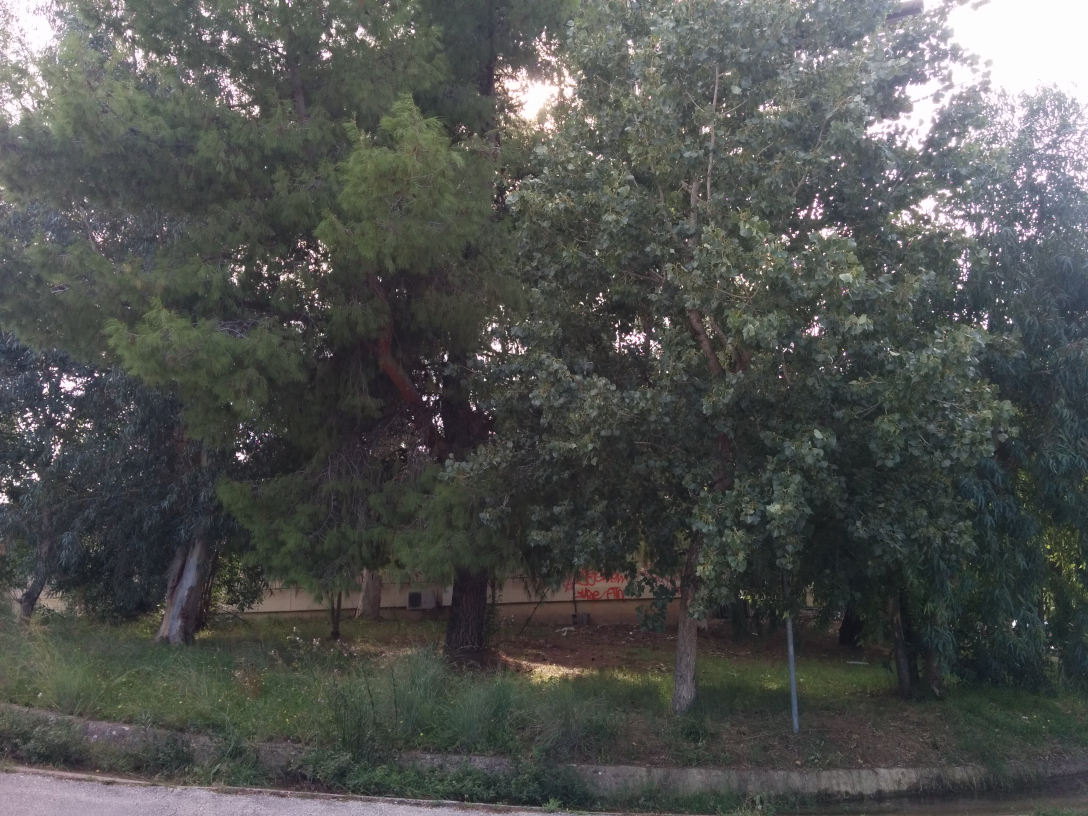
%> input picture Exercise 1/Pics/Initial/P200.jpg, 3264 x 2448 px (shown at 1/3 size)
$ octave er3_final.m   (GNU Octave 9; MATLAB toolbox functions it lacks are replaced by stand-ins)
%> lines starting %> are read from the running program, lines starting %| are printed output that depends on the picture
% Paths for my images and built in matlab functions
photoDir = 'D:\ceid\computer vision\askhsh 1\photos\';
functionDir = 'D:\ceid\computer vision\askhsh 1\';
addpath(functionDir);

% Load all images
P200 = im2double(imread([photoDir, 'P200.jpg']));
dog1 = im2double(imread([photoDir, 'dog1.jpg']));
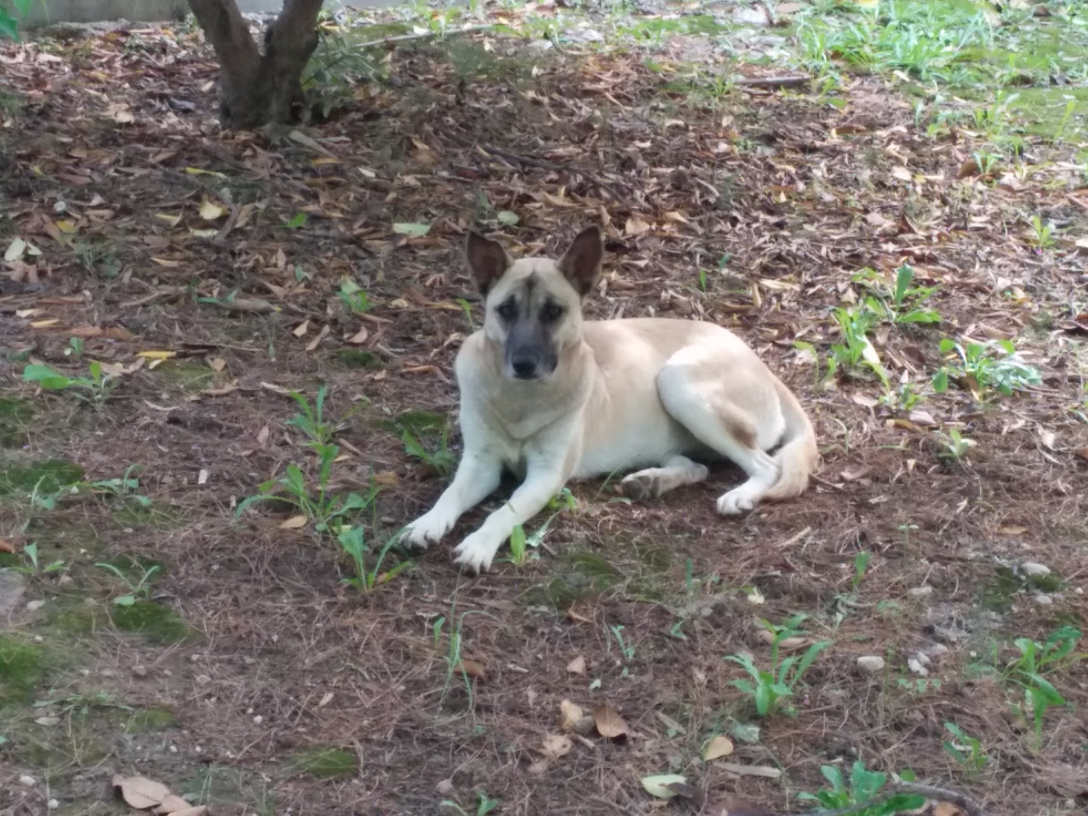
%> input picture Exercise 1/Pics/Initial/dog1.jpg, 3264 x 2448 px (shown at 1/3 size)
dog2 = im2double(imread([photoDir, 'dog2.jpg']));
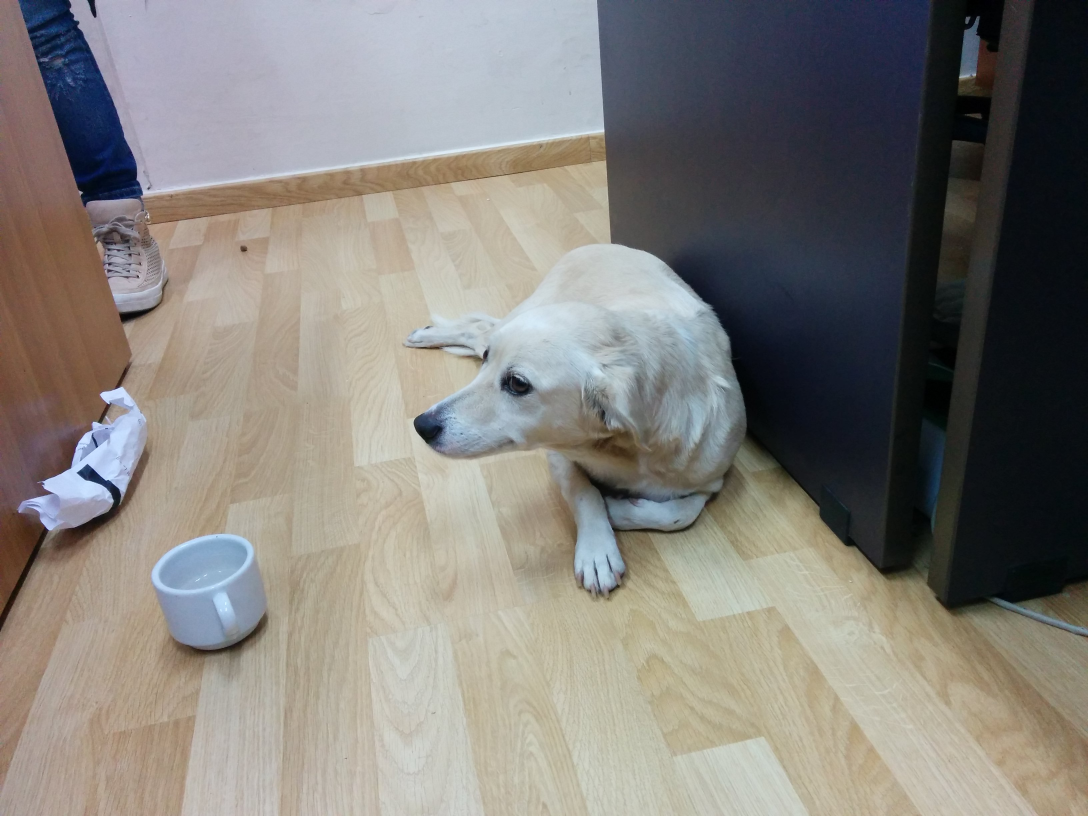
%> input picture Exercise 1/Pics/Initial/dog2.jpg, 3264 x 2448 px (shown at 1/3 size)
cat = im2double(imread([photoDir, 'cat.jpg']));
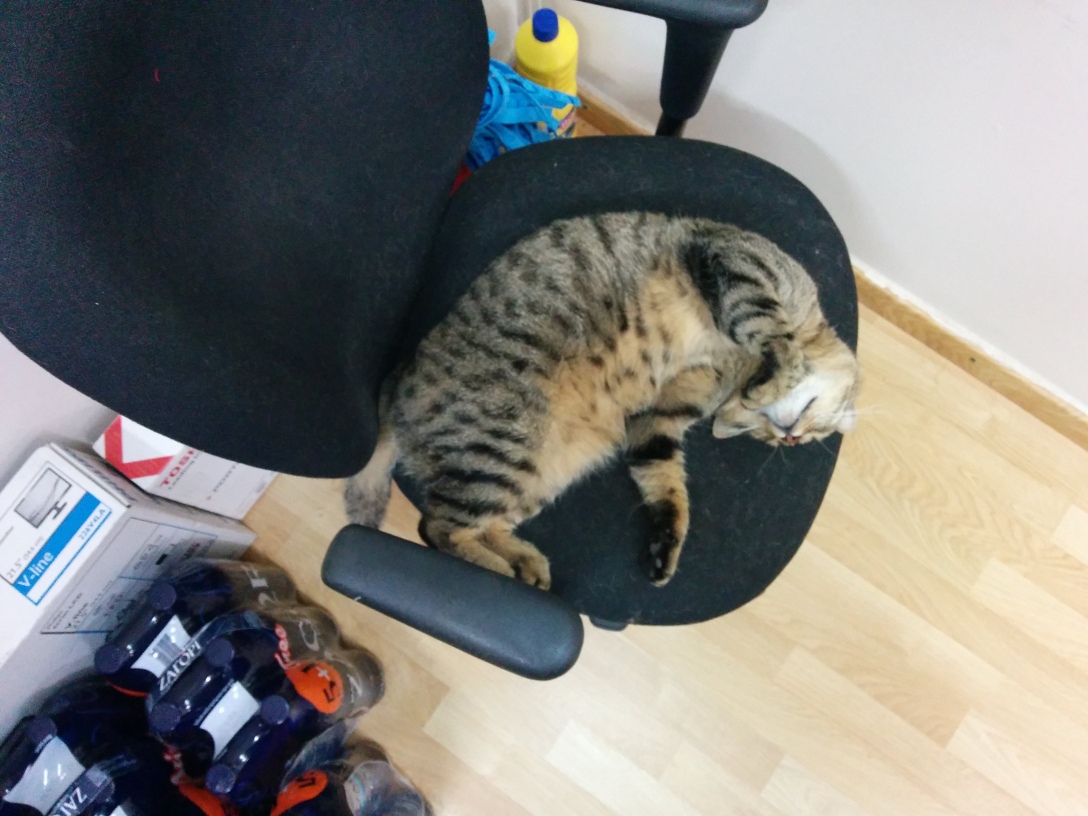
%> input picture Exercise 1/Pics/Initial/cat.jpg, 3264 x 2448 px (shown at 1/3 size)
bench = im2double(imread([photoDir, 'bench.jpg']));
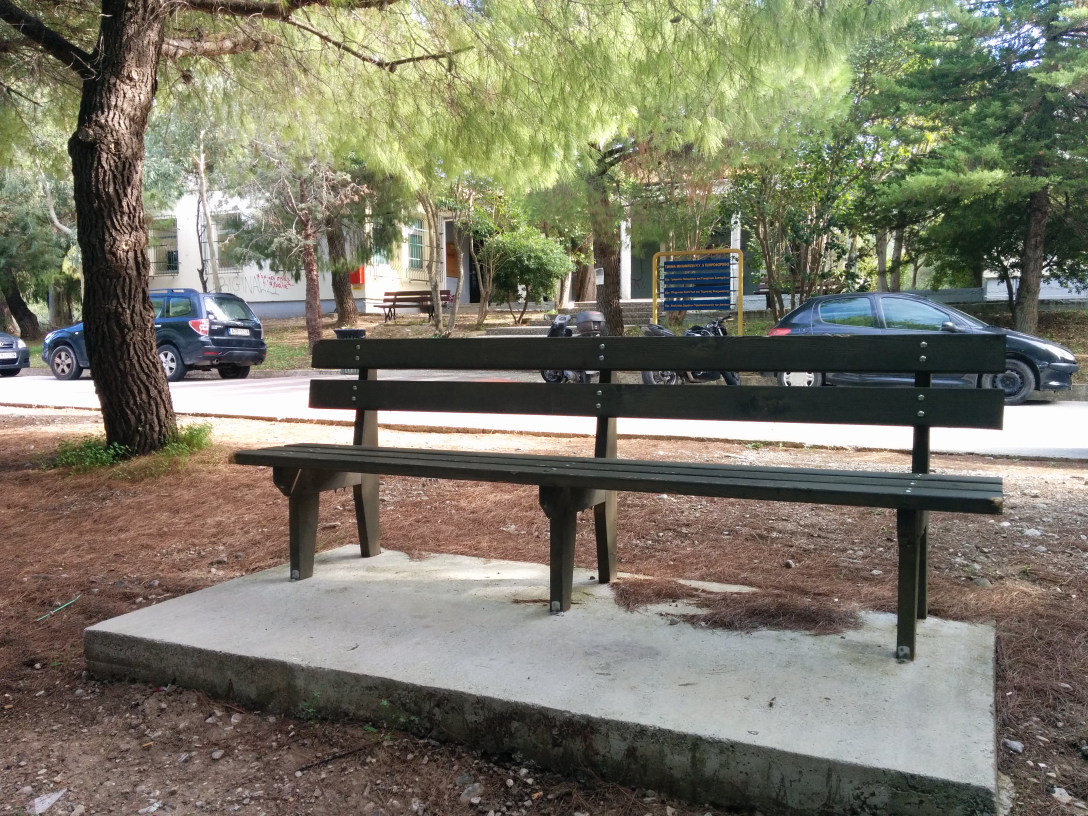
%> input picture Exercise 1/Pics/Initial/bench.jpg, 3264 x 2448 px (shown at 1/3 size)
%> (the run ends here)
